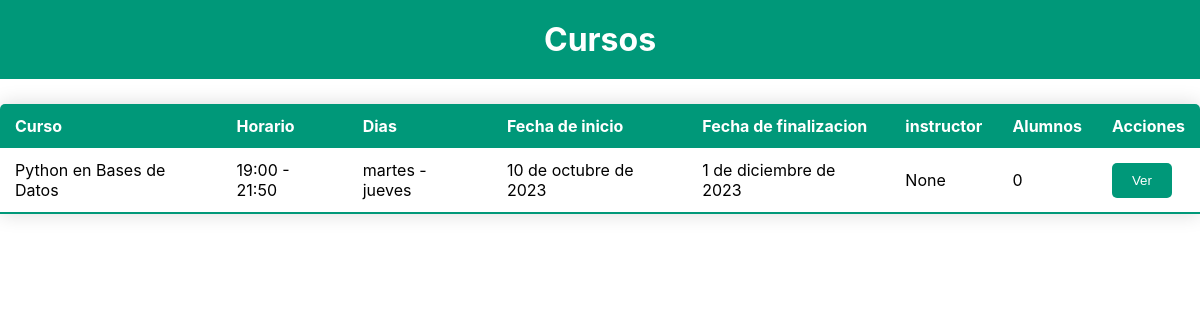
The app's page /cursos/, older data.
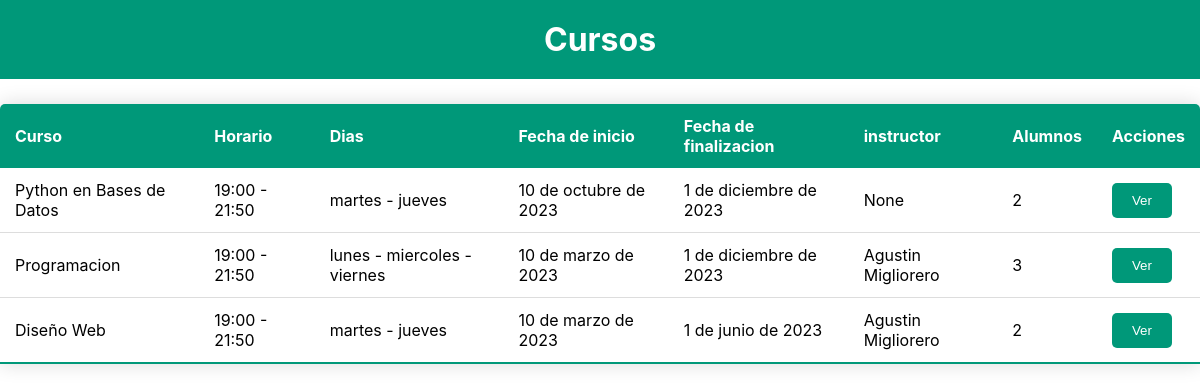
The same page, newer data.
### cursos/models.py (models this page shows, shortened)
class Curso(models.Model):
    name = models.CharField(max_length=100)
    horario = models.CharField(max_length=100)
    dias = models.CharField(max_length=100)
    fechaInicio = models.DateField()
    fechaFinalizacion = models.DateField()
    instructor = models.ForeignKey(
        "Instructor", on_delete=models.CASCADE, blank=True, null=True
    )
    alumnos = models.ManyToManyField(
        "Alumno", blank=True, null=True, related_name="alumnos"
    )

class Instructor(models.Model):
    name = models.CharField(max_length=100)
    apellido = models.CharField(max_length=100)
    email = models.EmailField()
    fecha_nacimiento = models.DateField()
    sexo = models.CharField(max_length=1)
    documento = models.IntegerField()
    domicilio = models.CharField(max_length=100)
    telefono = models.CharField(max_length=100)
    def __str__(self):
        return f"{self.name} {self.apellido}"

### cursos/views.py (the view)
# urls.py: path("", views.index),
def index(request):
    cursos = Curso.objects.all()
    context = {"cursos": cursos}
    return render(request, "index.html", context)

### cursos/templates/index.html (shortened to what this page needs)
<!DOCTYPE html>
<html>
  <head>
    {% load static %}
    <link
      rel="stylesheet"
      type="text/css"
      media="screen"
      href="{% static 'CSS/index.css' %}"
    />
  </head>
  <body>
    <header>
      <h1>Cursos</h1>
    </header>
    <div class="container">
      <table>
        <thead>
          <th>Curso</th>
          <th>Horario</th>
          <th>Dias</th>
          <th>Fecha de inicio</th>
          <th>Fecha de finalizacion</th>
          <th>instructor</th>
          <th>Alumnos</th>
          <th>Acciones</th>
        </thead>
        <tbody>
          {% for c in cursos %}
          <tr>
            <td>{{ c.name }}</td>
            <td>{{ c.horario }}</td>
            <td>{{ c.dias }}</td>
            <td>{{ c.fechaInicio }}</td>
            <td>{{ c.fechaFinalizacion }}</td>
            <td>{{ c.instructor }}</td>
            <td>{{ c.alumnos.all | length }}</td>
            <td>
              <a href="/cursos/{{ c.id }}"><button>Ver</button></a>
            </td>
          </tr>
          {% endfor %}
        </tbody>
      </table>
    </div>
  </body>
</html>

### cursos/static/CSS/index.css (style rules this page uses)
body { margin: 0; font-family: -apple-system, BlinkMacSystemFont, "Segoe UI", "Roboto", "Oxygen", "Ubuntu", "Cantarell", "Fira Sans", "Droid Sans", "Helvetica Neue", sans-serif; -webkit-font-smoothing: antialiased; -moz-osx-font-smoothing: grayscale; }
header { display: flex; justify-content: center; align-items: center; padding: 20px; background-color: #009879; color: #fff; }
h1 { margin: 0; }
.container { display: flex; flex-direction: column; align-items: center; }
table { border-collapse: collapse; margin: 25px 0; min-width: 400px; border-radius: 5px 5px 0 0; overflow: hidden; box-shadow: 0 0 20px rgba(0, 0, 0, 0.15); }
table th, table td { padding: 12px 15px; }
table tbody tr { border-bottom: 1px solid #dddddd; }
table tbody tr:nth-of-type(even) { background-color: #fff; }
table tbody tr:last-of-type { border-bottom: 2px solid #009879; }
button { background-color: #009879; color: #fff; border: none; padding: 10px 20px; border-radius: 5px; cursor: pointer; }

Row changes from the older to the newer data that the page shows:
computed for Curso "Python en Bases de Datos": alumnos.all|length "0" → "2"
added Curso: name "Programacion", horario "19:00 - 21:50", dias "lunes - miercoles -viernes", fechaInicio "10 de marzo de 2023", fechaFinalizacion "1 de diciembre de 2023", instructor "Agustin Migliorero", alumnos.all|length "3"
added Curso: name "Diseño Web", horario "19:00 - 21:50", dias "martes - jueves", fechaInicio "10 de marzo de 2023", fechaFinalizacion "1 de junio de 2023", instructor "Agustin Migliorero", alumnos.all|length "2"
